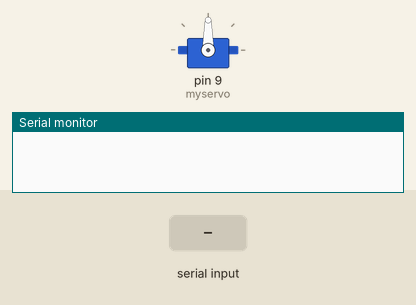
A sketch run on a simulated Arduino Uno, built with avr-gcc and run on an emulated ATmega328P. Parts: servo, the last lines printed to the serial monitor. The test bench sets the inputs (shaded band).

Above: at 2.2 s.
2.3 s: byte 30 received over Serial
At 2.7 s:
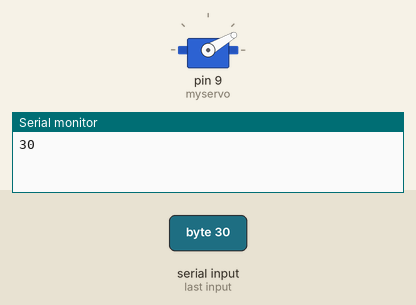
3.8 s: byte 120 received over Serial
At 5.0 s:
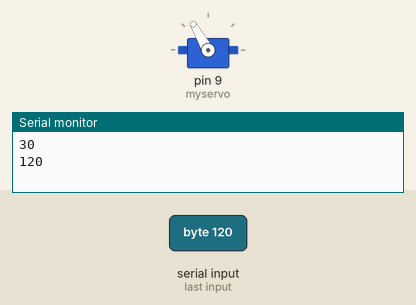
Timing chart, 0 to 6.8 s (numbered marks = the images above; inputs shaded):
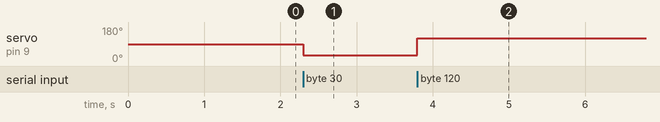

Measured:
- after the input at 2.3 s, servo on pin 9 (myservo): 90° → 30° at once
- after the input at 3.8 s, servo on pin 9 (myservo): 30° → 120° at once

The sketch:

arduino__.ino
```cpp
// Controlling a servo position using a slider in autohotkey
// by ahklerner / kruzan
// based on:
// Controlling a servo position using a potentiometer (variable resistor)
// by Michal Rinott <http://people.interaction-ivrea.it/m.rinott>

#include <Servo.h>

Servo myservo;  // create servo object to control a servo

int pos;    // variable to read the value from the analog pin

void setup()
{
  delay(1000);          // wait a bit before starting
  Serial.begin(115200);   // set up Serial library at 9600 bps
  myservo.attach(9);  // attaches the servo on pin 9 to the servo object
}

void loop()
{
  if (Serial.available() > 0) {
  pos = Serial.read();
  myservo.write(pos);                  // sets the servo position according to the scaled value
  Serial.println(pos);
  delay(15);                           // waits for the servo to get there
  }
}
```
